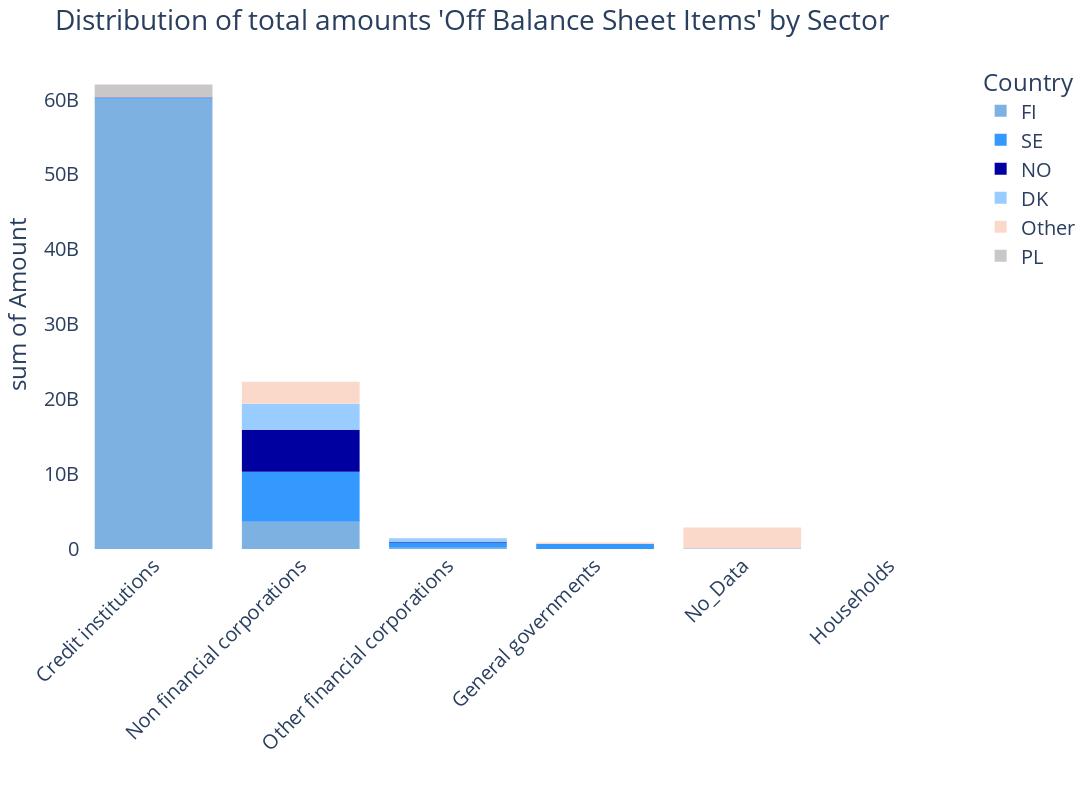

Notebook source saved alongside this figure:
### Code cell
# Define the custom color list
colors = ['#C9C7C7', '#FBD9CA', '#99CCFF', '#0000A0', '#3399FF', '#7DB1E2' ]

# Create the bar chart
fig_Q4a1 = px.histogram(df_answ_Q4_b, x='Sector_Name', y='Amount', color='Country', width=2000, height=800)

# Set the color of the bars using the custom color list
for i, color in enumerate(reversed(colors)):
    fig_Q4a1.data[i].marker.color = color

fig_Q4a1.update_traces( hoverinfo='text', textposition='outside')

# Set the title and remove the x-axis label
fig_Q4a1.update_layout(title_text="Distribution of total amounts 'Off Balance Sheet Items' by Sector", xaxis_title="", font=dict(size=20), xaxis_tickangle=-45, paper_bgcolor='white', plot_bgcolor = 'white') 

# Show the plot
fig_Q4a1.show()

### Figure 1 — Plotly figure (JSON) as saved in the notebook; plotly's stock layout.template omitted (floating-point values rounded to 4 significant figures)
{"data": [{"alignmentgroup": "True", "bingroup": "x", "histfunc": "sum", "hoverinfo": "text", "hovertemplate": "Country=FI<br>Sector_Name=%{x}<br>sum of Amount=%{y}<extra></extra>", "legendgroup": "FI", "marker": {"color": "#7DB1E2", "pattern": {"shape": ""}}, "name": "FI", "offsetgroup": "FI", "orientation": "v", "showlegend": true, "textposition": "outside", "type": "histogram", "x": ["Credit institutions", "Non financial corporations", "Other financial corporations"], "xaxis": "x", "y": [60090000000.0, 3650000000.0, 179700000.0], "yaxis": "y"}, {"alignmentgroup": "True", "bingroup": "x", "histfunc": "sum", "hoverinfo": "text", "hovertemplate": "Country=SE<br>Sector_Name=%{x}<br>sum of Amount=%{y}<extra></extra>", "legendgroup": "SE", "marker": {"color": "#3399FF", "pattern": {"shape": ""}}, "name": "SE", "offsetgroup": "SE", "orientation": "v", "showlegend": true, "textposition": "outside", "type": "histogram", "x": ["Non financial corporations", "Other financial corporations", "General governments", "Credit institutions", "No_Data", "Households"], "xaxis": "x", "y": [6664000000.0, 681000000.0, 654300000.0, 102300000.0, 57760000.0, 0.06], "yaxis": "y"}, {"alignmentgroup": "True", "bingroup": "x", "histfunc": "sum", "hoverinfo": "text", "hovertemplate": "Country=NO<br>Sector_Name=%{x}<br>sum of Amount=%{y}<extra></extra>", "legendgroup": "NO", "marker": {"color": "#0000A0", "pattern": {"shape": ""}}, "name": "NO", "offsetgroup": "NO", "orientation": "v", "showlegend": true, "textposition": "outside", "type": "histogram", "x": ["Non financial corporations", "Credit institutions", "Other financial corporations", "Households", "General governments"], "xaxis": "x", "y": [5603000000.0, 77200000.0, 76880000.0, 11520000.0, 1109000.0], "yaxis": "y"}, {"alignmentgroup": "True", "bingroup": "x", "histfunc": "sum", "hoverinfo": "text", "hovertemplate": "Country=DK<br>Sector_Name=%{x}<br>sum of Amount=%{y}<extra></extra>", "legendgroup": "DK", "marker": {"color": "#99CCFF", "pattern": {"shape": ""}}, "name": "DK", "offsetgroup": "DK", "orientation": "v", "showlegend": true, "textposition": "outside", "type": "histogram", "x": ["Non financial corporations", "Other financial corporations"], "xaxis": "x", "y": [3466000000.0, 489000000.0], "yaxis": "y"}, {"alignmentgroup": "True", "bingroup": "x", "histfunc": "sum", "hoverinfo": "text", "hovertemplate": "Country=Other<br>Sector_Name=%{x}<br>sum of Amount=%{y}<extra></extra>", "legendgroup": "Other", "marker": {"color": "#FBD9CA", "pattern": {"shape": ""}}, "name": "Other", "offsetgroup": "Other", "orientation": "v", "showlegend": true, "textposition": "outside", "type": "histogram", "x": ["No_Data", "Non financial corporations", "Non financial corporations", "Non financial corporations", "Non financial corporations", "Non financial corporations", "Non financial corporations", "Non financial corporations", "General governments", "Non financial corporations", "Non financial corporations", "Non financial corporations", "Non financial corporations", "Non financial corporations", "Non financial corporations", "Non financial corporations", "Non financial corporations", "Non financial corporations", "General governments", "Non financial corporations", "Non financial corporations", "General governments", "Non financial corporations", "Non financial corporations", "Non financial corporations", "Non financial corporations", "Non financial corporations", "Non financial corporations", "Non financial corporations", "Non financial corporations", "General governments", "Non financial corporations", "Non financial corporations", "Non financial corporations", "Non financial corporations", "Non financial corporations", "Non financial corporations", "Other financial corporations", "Non financial corporations", "Non financial corporations", "Non financial corporations", "Credit institutions", "Non financial corporations", "Non financial corporations", "Non financial corporations"], "xaxis": "x", "y": [2816000000.0, 735300000.0, 403200000.0, 384100000.0, 265900000.0, 215900000.0, 189600000.0, 171200000.0, 167400000.0, 78380000.0, 63940000.0, 59190000.0, 52940000.0, 49520000.0, 47750000.0, 43700000.0, 32090000.0, 24190000.0, 21780000.0, 17690000.0, 17500000.0, 17500000.0, 15610000.0, 13170000.0, 12290000.0, 11090000.0, 7115000.0, 6935000.0, 6556000.0, 5494000.0, 5391000.0, 5000000, 4163000.0, 3880000.0, 2987000.0, 1646000.0, 1082000, 466700.0, 121500.0, 56339, 0.04, 0.03, 0.02, 0.01, 0.01], "yaxis": "y"}, {"alignmentgroup": "True", "bingroup": "x", "histfunc": "sum", "hoverinfo": "text", "hovertemplate": "Country=PL<br>Sector_Name=%{x}<br>sum of Amount=%{y}<extra></extra>", "legendgroup": "PL", "marker": {"color": "#C9C7C7", "pattern": {"shape": ""}}, "name": "PL", "offsetgroup": "PL", "orientation": "v", "showlegend": true, "textposition": "outside", "type": "histogram", "x": ["Credit institutions", "Non financial corporations"], "xaxis": "x", "y": [1744000000.0, 45830.0], "yaxis": "y"}], "layout": {"barmode": "relative", "font": {"size": 20}, "height": 800, "legend": {"title": {"text": "Country"}, "tracegroupgap": 0}, "margin": {"t": 60}, "paper_bgcolor": "white", "plot_bgcolor": "white", "title": {"text": "Distribution of total amounts 'Off Balance Sheet Items' by Sector"}, "width": 2000, "xaxis": {"anchor": "y", "domain": [0, 1], "tickangle": -45, "title": {"text": ""}}, "yaxis": {"anchor": "x", "domain": [0, 1], "title": {"text": "sum of Amount"}}}}
